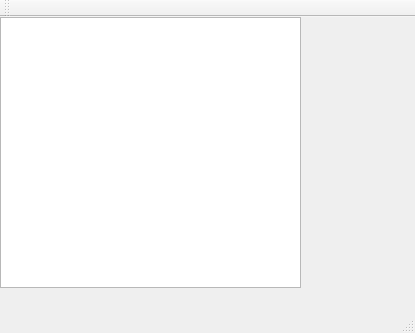
<?xml version="1.0" encoding="UTF-8"?>
<ui version="4.0">
 <class>MainWindow</class>
 <widget class="QMainWindow" name="MainWindow">
  <property name="geometry">
   <rect>
    <x>0</x>
    <y>0</y>
    <width>415</width>
    <height>333</height>
   </rect>
  </property>
  <property name="windowTitle">
   <string>MainWindow</string>
  </property>
  <widget class="QWidget" name="centralWidget">
   <widget class="QListWidget" name="listWidget">
    <property name="geometry">
     <rect>
      <x>0</x>
      <y>0</y>
      <width>301</width>
      <height>271</height>
     </rect>
    </property>
   </widget>
  </widget>
  <widget class="QMenuBar" name="menuBar">
   <property name="geometry">
    <rect>
     <x>0</x>
     <y>0</y>
     <width>415</width>
     <height>23</height>
    </rect>
   </property>
  </widget>
  <widget class="QToolBar" name="mainToolBar">
   <attribute name="toolBarArea">
    <enum>TopToolBarArea</enum>
   </attribute>
   <attribute name="toolBarBreak">
    <bool>false</bool>
   </attribute>
  </widget>
  <widget class="QStatusBar" name="statusBar"/>
 </widget>
 <layoutdefault spacing="6" margin="11"/>
 <resources/>
 <connections/>
</ui>
